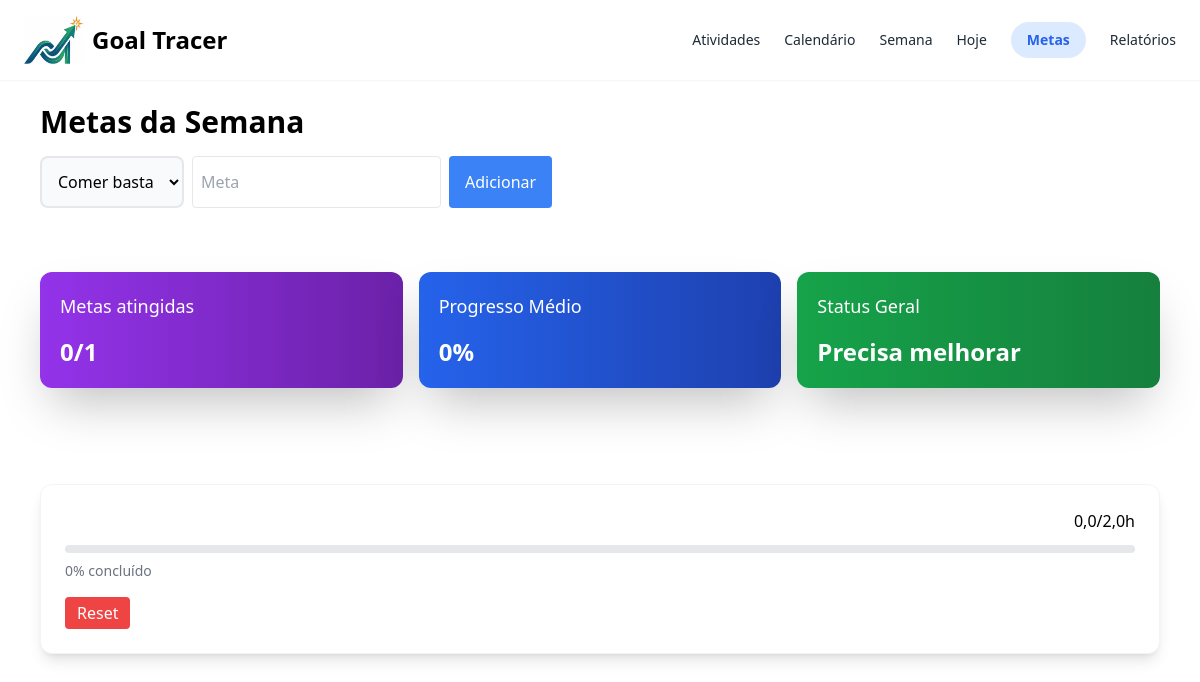
The app's page /metas/, older data.
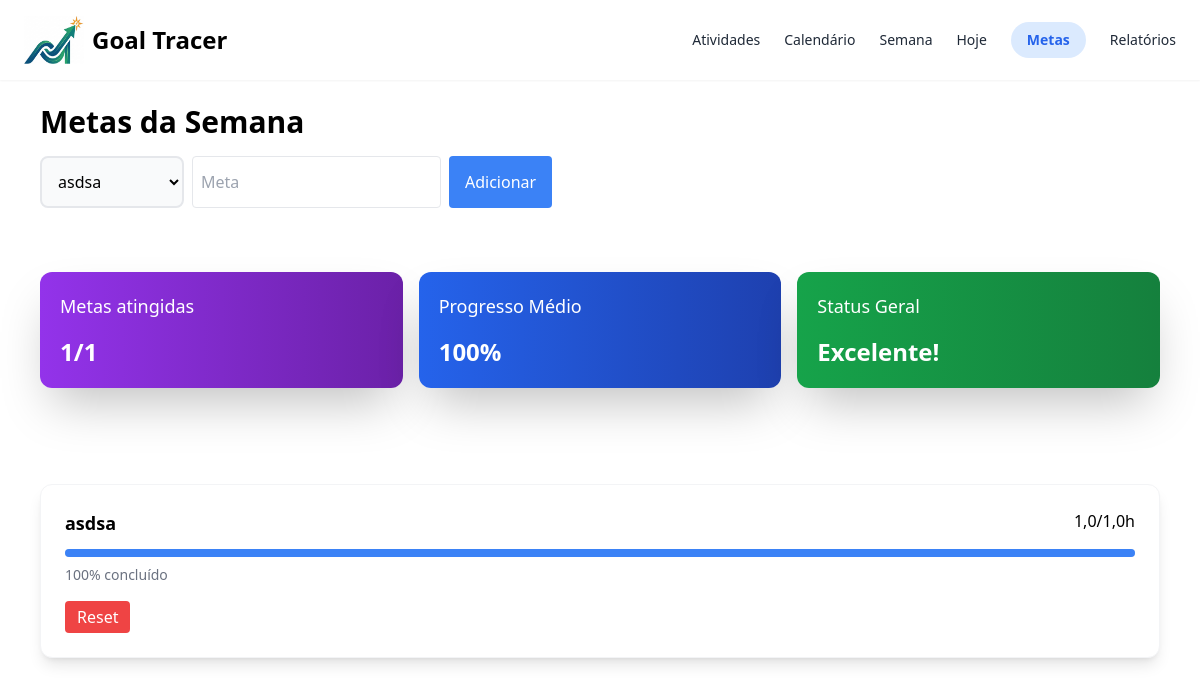
The same page, newer data.
### home/models.py (models this page shows, shortened)
class Meta(models.Model):
    semana = models.BigIntegerField(default=1)
    meta_horas = models.FloatField(default=0.0)
    atividade = models.ForeignKey(Atividade, on_delete=models.CASCADE, related_name="vinculos_metas")

class Atividade(models.Model):
    nome = models.CharField(max_length=200, unique=True) # unique=True evita nomes duplicados

### home/views.py (the view, shortened to what this page needs)
# urls.py: path('metas/', views.metas, name='metas'),
def metas(request):
    atividades = Atividade.objects.all()
    metas = Meta.objects.all()
    for meta in metas:
        meta.horas_semana = AtividadeDoDia.objects.filter(atividade_id=meta.atividade_id).aggregate(total_horas=Sum('horas_feitas'))
        meta.horas_semana = meta.horas_semana['total_horas'] or 0.0
        meta.percentual = 0 if meta.meta_horas == 0 else min(
            int((meta.horas_semana / meta.meta_horas) * 100),
            100
        )
    metas_atingidas = sum(1 for meta in metas if meta.horas_semana >= meta.meta_horas)
    progresso_medio = round(sum(meta.percentual for meta in metas) / len(metas)) if metas else 0
    if progresso_medio >= 80:
        status = "Excelente!"
    elif progresso_medio >= 50:
        status = "No caminho certo"
    else:
        status = "Precisa melhorar"
    return render(request, "home/metas.html", {
        "atividades" : atividades,
        "metas": metas,
        "metas_atingidas": metas_atingidas,
        "total_metas": len(metas),
        "progresso_medio": progresso_medio,
        "status": status,
    })

### templates/home/metas.html (shortened to what this page needs)
<!DOCTYPE html>
<html lang="pt-BR">
	<head>
		<script src="https://cdn.tailwindcss.com"></script>
		{% load static %}
	</head>
	<body>
		<nav class="bg-white-600 flex shadow-sm px-6 py-4 justify-between">
			<div class="flex">
				{% load static %}
				<img src="{% static 'img/small-logo.png' %}" alt="Logo" class="w-[60px] h-auto">
				<h1 class="text-2xl font-bold p-2">Goal Tracer</h1>
			</div>
			<div class="flex items-center gap-6 text-gray-500 text-sm">
				<a href="{% url 'atividades' %}" class="text-gray-800">Atividades</a>
				<a href="{% url 'calendario' %}" class="text-gray-800">Calendário</a>
				<a href="{% url 'index' %}" class="text-gray-800">Semana</a>
				<a href="{% url 'hoje' %}" class="text-gray-800">Hoje</a>
				<a href="{% url 'metas' %}" class="bg-blue-100 text-blue-600 px-4 py-2 rounded-full font-bold">Metas</a>
				<a href="{% url 'relatorios' %}" class="text-gray-800">Relatórios</a>
			</div>
		</nav>
		<div>
			<div class="pl-10 py-6">
				<h2 class="text-3xl font-bold">Metas da Semana</h2>
				<div class="flex gap-2 mt-4">
					<select id="caixa_atividades" name="dia_semana" class="border-2 rounded-lg bg-gray-50 p-3 w-[12vw]">
					{% for atividade in atividades %}
						<option value="{{ atividade.nome }}"> {{ atividade.nome }} </option>
					{% endfor %}
					</select>
					<input id="caixa_meta" type="number" step="0.5" name="meta_horas" placeholder="Meta" class="border p-2 rounded">
					<button id="botao_adicionar" class="bg-blue-500 text-white px-4 rounded">Adicionar</button>
				</div>
			</div>
			<div class="grid grid-cols-3 gap-4 p-10">
				<div class="bg-gradient-to-r from-purple-600 to-purple-800 shadow-2xl text-white rounded-xl p-5">
					<p class="text-lg">Metas atingidas</p>
					<p class="text-2xl font-bold pt-4">{{ metas_atingidas }}/{{ total_metas }}</p>
				</div>
				<div class="bg-gradient-to-r from-blue-600 to-blue-800 shadow-2xl text-white rounded-xl p-5">
					<p class="text-lg">Progresso Médio</p>
					<p class="text-2xl font-bold pt-4">{{ progresso_medio }}%</p>
				</div>
				<div class="bg-gradient-to-r from-green-600 to-green-700 shadow-2xl text-white rounded-xl p-5">
					<p class="text-lg">Status Geral</p>
					<p class="text-2xl font-bold pt-4">{{ status }}</p>
				</div>
			</div>
		</div>
		<div class="p-10">
			{% for meta in metas %}
				<div class="bg-white rounded-xl border border-gray-100 p-6 mt-4 shadow-lg">
					<div class="flex justify-between mb-3">
						<h4 class="font-semibold text-lg">{{ meta.atividade.nome }}</h4>
						<div id="div_horas-meta_atividade_{{ meta.atividade.id }}">{{ meta.horas_semana }}/{{ meta.meta_horas }}h</div>
					</div>
					<div class="w-full bg-gray-200 h-2 rounded-full">
						<div class="bg-blue-500 h-2 rounded-full w-[{{ meta.percentual }}%]"></div>
					</div>
					<p id="p_meta_percentual_atividade_{{ meta.atividade.id }}" class="mt-2 text-sm text-gray-500">{{ meta.percentual }}% concluído</p>
					<div class="flex mt-4">
						<button id="botao_resetar_{{ meta.atividade.nome }}" type="submit" class="px-3 py-1 bg-red-500 text-white rounded">Reset</button>
					</div>
				</div>
			{% endfor %}
		</div>
	</body>
</html>

Row changes from the older to the newer data that the page shows:
removed Meta: horas_semana "0,0", meta_horas "2,0", percentual "0"
added Meta: atividade.nome "asdsa", horas_semana "1,0", meta_horas "1,0", percentual "100"
Text that changed along with them:
form field dia_semana: "Comer bastante alimento" → "asdsa"
{{ metas_atingidas }}: "0" → "1"
{{ progresso_medio }}: "0" → "100"
{{ status }}: "Precisa melhorar" → "Excelente!"
